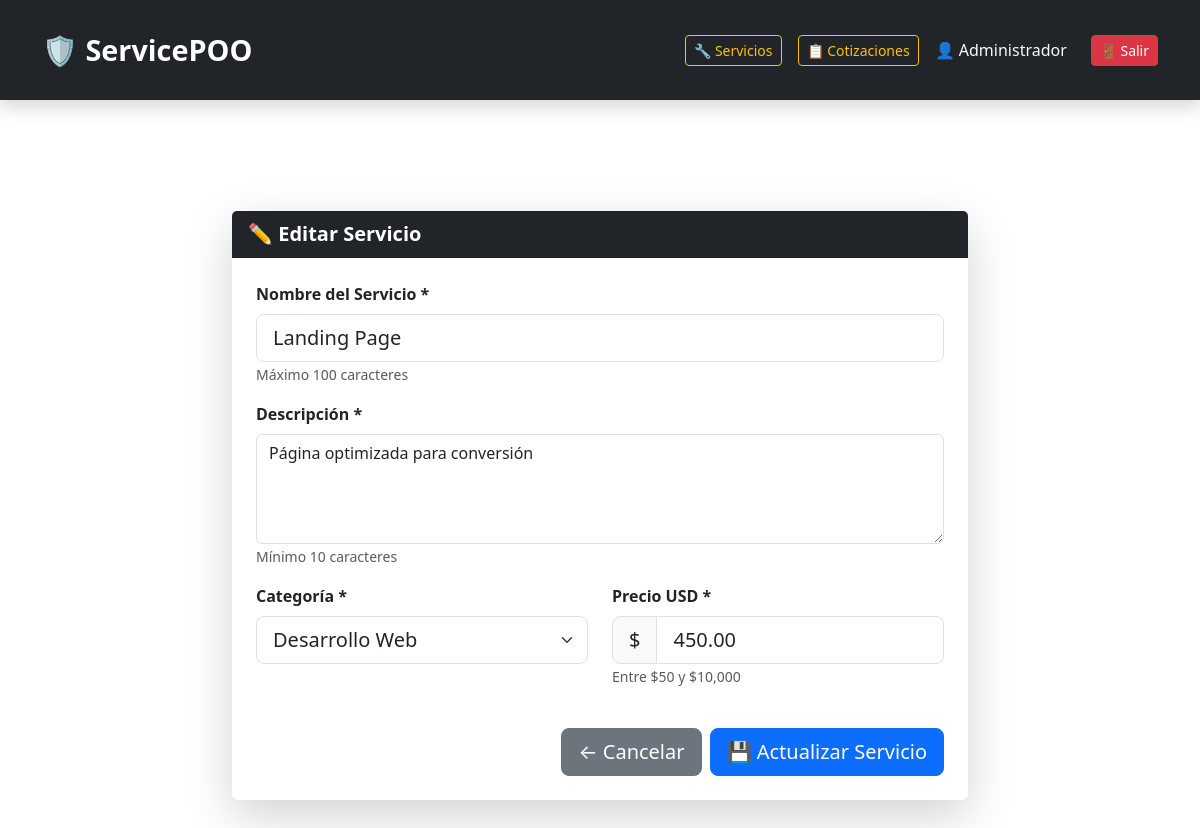
The app's page /index.php?action=admin/services/edit&id=3 (signed in) with its own data.
### tables this page shows
CREATE TABLE `services` (
  `id` int(11) NOT NULL,
  `nombre` varchar(100) NOT NULL,
  `descripcion` text NOT NULL,
  `precio` decimal(10,2) NOT NULL,
  `categoria` enum('Desarrollo Web','Marketing','Soporte Técnico') NOT NULL,
  `imagen` varchar(255) DEFAULT 'default.jpg',
  `delivery` varchar(100) DEFAULT 'Por definir'
);

### app/controllers/ServiceController.php (called while the page is built, shortened)
<?php
require_once '../app/models/Service.php';
class ServiceController
{
    private $service;
    public function __construct($db)
    {
        $this->db = $db;
        $this->service = new Service($this->db);
    }
    public function adminEdit()
    {
        $id = intval($_GET['id'] ?? 0);
        $service = $this->service->getById($id);
        require_once '../app/views/services/service_form.php';
    }
}

### app/models/Service.php (called while the page is built, shortened)
<?php
class Service
{
    private $conn;
    private $table_name = "services";
    public function __construct($db)
    {
        $this->conn = $db;
    }
    public function getById($id)
    {
        $query = "SELECT * FROM " . $this->table_name . " WHERE id = :id LIMIT 1";
        $stmt = $this->conn->prepare($query);
        $stmt->bindParam(':id', $id, PDO::PARAM_INT);
        $stmt->execute();
        return $stmt->fetch(PDO::FETCH_ASSOC);
    }
}

### app/views/services/service_form.php (the view, shortened to what this page needs)
<?php include '../app/views/services/header.php'; ?>
<div class="container py-5 mt-5">
    <div class="row justify-content-center">
        <div class="col-lg-8">
            <div class="card shadow-lg border-0">
                <div class="card-header bg-dark text-white fw-bold fs-5">
                    <?= isset($service) ? '✏️ Editar Servicio' : '➕ Crear Nuevo Servicio' ?>
                </div>
                <div class="card-body p-4">
                    <form id="serviceForm" method="POST" action="index.php?action=<?= isset($service) ? 'admin/services/update' : 'admin/services/create' ?>">
                        <div class="mb-3">
                            <label class="form-label fw-bold">Nombre del Servicio *</label>
                            <input type="text" name="nombre" class="form-control form-control-lg"
                                value="<?= isset($service) ? htmlspecialchars($service['nombre']) : '' ?>"
                                placeholder="Ej: Desarrollo de Sitio Web" required>
                            <small class="text-muted">Máximo 100 caracteres</small>
                        </div>
                        <div class="mb-3">
                            <label class="form-label fw-bold">Descripción *</label>
                            <textarea name="descripcion" class="form-control" rows="4"
                                placeholder="Describe los detalles del servicio..." required><?= isset($service) ? htmlspecialchars($service['descripcion']) : '' ?></textarea>
                            <small class="text-muted">Mínimo 10 caracteres</small>
                        </div>
                        <div class="row">
                            <div class="col-md-6 mb-3">
                                <label class="form-label fw-bold">Categoría *</label>
                                <select name="categoria" class="form-select form-select-lg" required>
                                    <option value="Desarrollo Web" <?= isset($service) && $service['categoria'] === 'Desarrollo Web' ? 'selected' : '' ?>>Desarrollo Web</option>
                                </select>
                            </div>
                            <div class="col-md-6 mb-3">
                                <label class="form-label fw-bold">Precio USD *</label>
                                <div class="input-group input-group-lg">
                                    <span class="input-group-text">$</span>
                                    <input type="number" name="precio" class="form-control"
                                        value="<?= isset($service) ? htmlspecialchars($service['precio']) : '' ?>"
                                        placeholder="0.00" step="0.01" min="50" max="10000" required>
                                </div>
                                <small class="text-muted">Entre $50 y $10,000</small>
                            </div>
                        </div>
                        <div class="d-grid gap-2 d-md-flex justify-content-end mt-4">
                            <a href="index.php?action=admin/services" class="btn btn-secondary btn-lg">
                                ← Cancelar
                            </a>
                            <button type="submit" class="btn btn-primary btn-lg">
                                <?= isset($service) ? '💾 Actualizar Servicio' : '✅ Crear Servicio' ?>
                            </button>
                        </div>
                    </form>
                </div>
            </div>
        </div>
    </div>
</div>
<?php include '../app/views/services/footer.php'; ?>

### public/assets/css/services-catalog.css (style rules this page uses)
body { padding-top: 115px !important; margin: 0; }

### records on screen
services: nombre "Landing Page", descripcion "Página optimizada para conversión", categoria "Desarrollo Web", precio "450.00"

### other values on screen
$_SESSION['user_name'] "Administrador"
